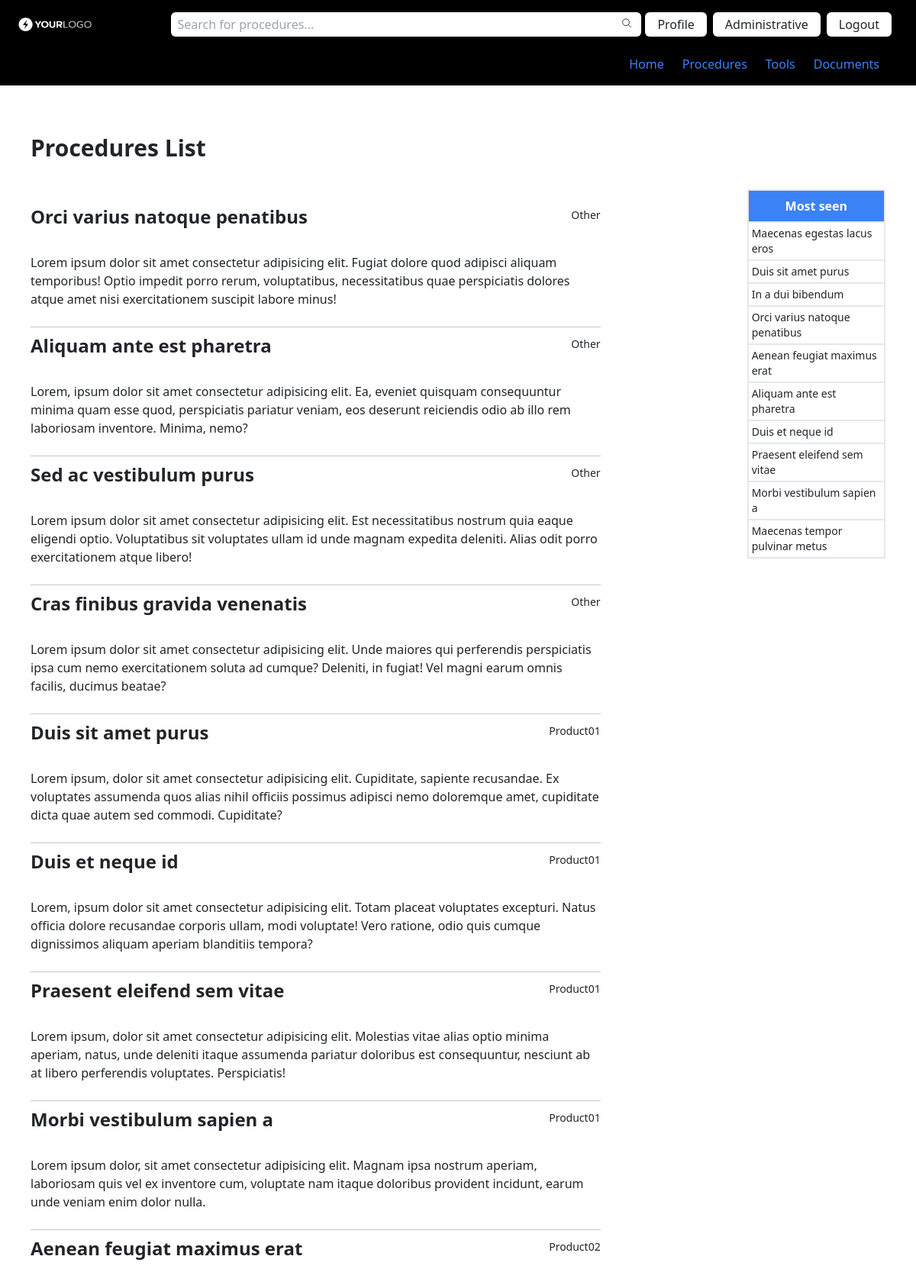
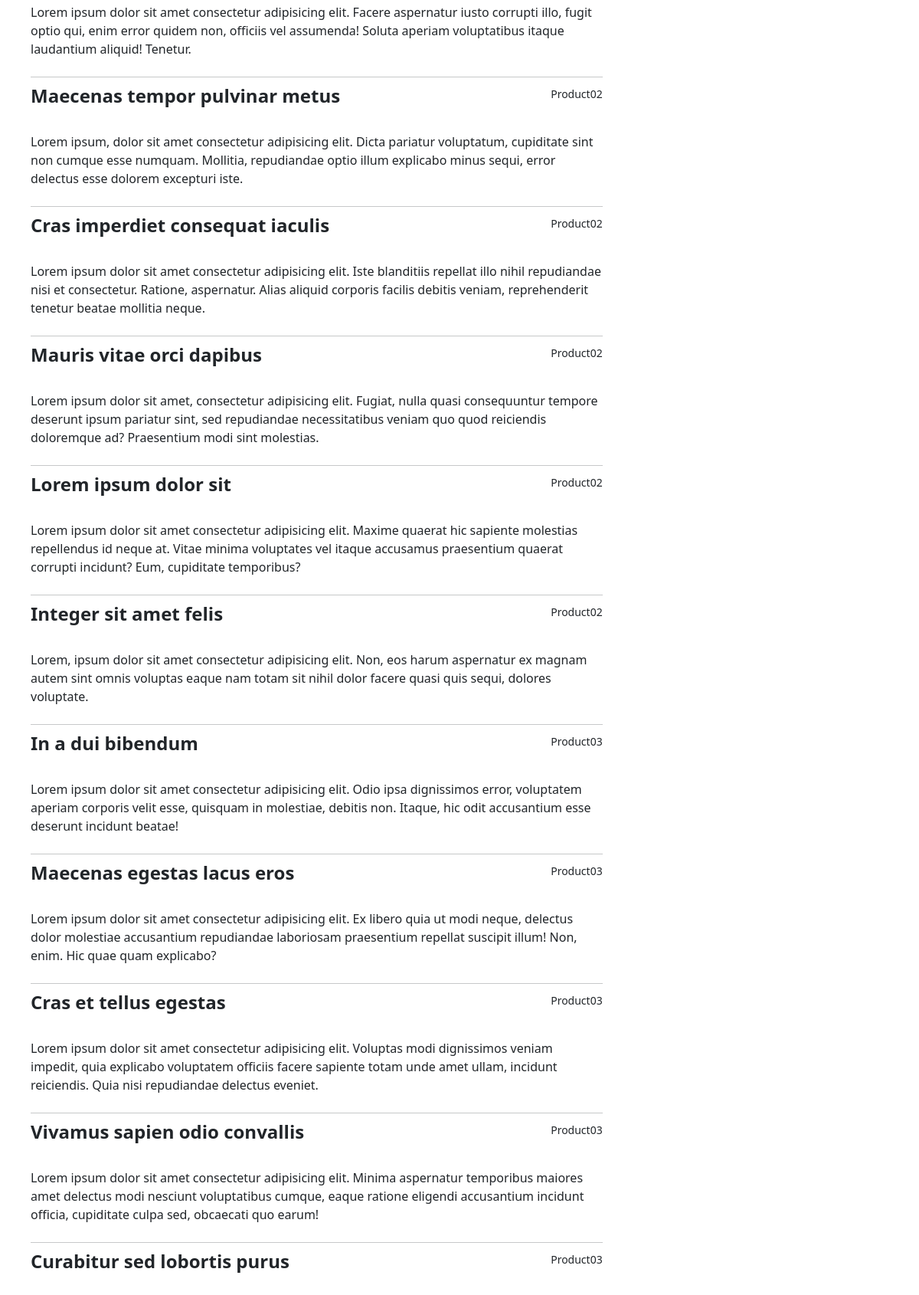
/procedimentos/ (signed in, upper part), run on the app's committed database (2 pictures, top to bottom).
### procedimento/models.py (models this page shows)
class Procedimento(models.Model):
    titulo = models.CharField(max_length=100, default='')
    subtitulo = models.TextField(max_length=1000, default='')
    descricao = RichTextUploadingField(default='')
    grupo = models.CharField(max_length=50, choices=LISTA_GRUPOS)
    ativo = models.BooleanField(default=True)
    author = models.ForeignKey(User, default=get_user_model(), on_delete=models.PROTECT, related_name='author')
    visualizacoes = models.IntegerField(default=0)
    data_criacao = models.DateTimeField(default=timezone.now)
    data_atualizacao = models.DateTimeField(auto_now=True)
    def __str__(self):
        return self.titulo

### procedimento/views.py (the view)
# urls.py: path('procedimentos/', ListaProcedimentos.as_view(), name='procedimentos'),
class ListaProcedimentos(LoginRequiredMixin, ListView):
    template_name = 'procedimentos.html'
    model = Procedimento
    def get_context_data(self, **kwargs):
        context = super(ListaProcedimentos, self).get_context_data(**kwargs)
        procedimentos = self.model.objects.order_by('grupo')
        context['procedimentos'] = procedimentos
        mais_vistos = self.model.objects.order_by('-visualizacoes')[0:10]
        context['mais_vistos'] = mais_vistos
        return context

### procedimento/templates/procedimentos.html (shortened to what this page needs)
{% extends 'base.html' %}
{% block content %}
<div class="m-10 flex flex-nowrap">
    <div class=" w-8/12">
        <div class="font-bold text-3xl py-4 mb-4">Procedures List</div>
        <ul>
            {% for procedimento in procedimentos %}
                {% if procedimento.ativo %}
                    <li class="py-2 flex flex-nowrap justify-between">
                        <a href="{% url 'procedimento:pag_proc' procedimento.pk %}" class="text-2xl font-bold">
                            {{ procedimento }}
                        </a>
                        <div class="text-sm mt-1">{{ procedimento.grupo }}</div>
                    </li>
                    <div class="py-6">
                        {{ procedimento.subtitulo }}
                    </div>
                    <hr>
                {% endif %}
            {% endfor %}
        </ul>
    </div>
    <div class="pl-48 mt-24 w-4/12">
        <ul>
            <li class="text-center text-white font-bold bg-blue-500 p-2 border-2">Most seen</li>
            {% for procedimento in mais_vistos %}
                {% if procedimento.ativo %}
                    <li class="border-b-2 border-r-2 border-l-2 p-1 text-sm"><a href="{% url 'procedimento:pag_proc' procedimento.pk %}">{{ procedimento.titulo }}</a></li>
                {% endif %}
            {% endfor %}
        </ul>
    </div>
</div>
{% endblock %}

### data on the page
Procedimento: titulo "Orci varius natoque penatibus", grupo "Other", subtitulo "Lorem ipsum dolor sit amet consectetur adipisicing elit. Fugiat dolore quod adipisci aliquam temporibus! Optio impedit porro rerum, voluptatibus, necessitatibus quae perspiciatis dolores atque amet nisi exercitationem suscipit labore minus!"
Procedimento: titulo "Aliquam ante est pharetra", grupo "Other", subtitulo "Lorem, ipsum dolor sit amet consectetur adipisicing elit. Ea, eveniet quisquam consequuntur minima quam esse quod, perspiciatis pariatur veniam, eos deserunt reiciendis odio ab illo rem laboriosam inventore. Minima, nemo?"
Procedimento: titulo "Sed ac vestibulum purus", grupo "Other", subtitulo "Lorem ipsum dolor sit amet consectetur adipisicing elit. Est necessitatibus nostrum quia eaque eligendi optio. Voluptatibus sit voluptates ullam id unde magnam expedita deleniti. Alias odit porro exercitationem atque libero!"
Procedimento: titulo "Cras finibus gravida venenatis", grupo "Other", subtitulo "Lorem ipsum dolor sit amet consectetur adipisicing elit. Unde maiores qui perferendis perspiciatis ipsa cum nemo exercitationem soluta ad cumque? Deleniti, in fugiat! Vel magni earum omnis facilis, ducimus beatae?"
Procedimento: titulo "Duis sit amet purus", grupo "Product01", subtitulo "Lorem ipsum, dolor sit amet consectetur adipisicing elit. Cupiditate, sapiente recusandae. Ex voluptates assumenda quos alias nihil officiis possimus adipisci nemo doloremque amet, cupiditate dicta quae autem sed commodi. Cupiditate?"
Procedimento: titulo "Duis et neque id", grupo "Product01", subtitulo "Lorem, ipsum dolor sit amet consectetur adipisicing elit. Totam placeat voluptates excepturi. Natus officia dolore recusandae corporis ullam, modi voluptate! Vero ratione, odio quis cumque dignissimos aliquam aperiam blanditiis tempora?"
Procedimento: titulo "Praesent eleifend sem vitae", grupo "Product01", subtitulo "Lorem ipsum, dolor sit amet consectetur adipisicing elit. Molestias vitae alias optio minima aperiam, natus, unde deleniti itaque assumenda pariatur doloribus est consequuntur, nesciunt ab at libero perferendis voluptates. Perspiciatis!"
Procedimento: titulo "Morbi vestibulum sapien a", grupo "Product01", subtitulo "Lorem ipsum dolor, sit amet consectetur adipisicing elit. Magnam ipsa nostrum aperiam, laboriosam quis vel ex inventore cum, voluptate nam itaque doloribus provident incidunt, earum unde veniam enim dolor nulla."
Procedimento: titulo "Aenean feugiat maximus erat", grupo "Product02", subtitulo "Lorem ipsum dolor sit amet consectetur adipisicing elit. Facere aspernatur iusto corrupti illo, fugit optio qui, enim error quidem non, officiis vel assumenda! Soluta aperiam voluptatibus itaque laudantium aliquid! Tenetur."
Procedimento: titulo "Maecenas tempor pulvinar metus", grupo "Product02", subtitulo "Lorem ipsum, dolor sit amet consectetur adipisicing elit. Dicta pariatur voluptatum, cupiditate sint non cumque esse numquam. Mollitia, repudiandae optio illum explicabo minus sequi, error delectus esse dolorem excepturi iste."
Procedimento: titulo "Cras imperdiet consequat iaculis", grupo "Product02", subtitulo "Lorem ipsum dolor sit amet consectetur adipisicing elit. Iste blanditiis repellat illo nihil repudiandae nisi et consectetur. Ratione, aspernatur. Alias aliquid corporis facilis debitis veniam, reprehenderit tenetur beatae mollitia neque."
Procedimento: titulo "Mauris vitae orci dapibus", grupo "Product02", subtitulo "Lorem ipsum dolor sit amet, consectetur adipisicing elit. Fugiat, nulla quasi consequuntur tempore deserunt ipsum pariatur sint, sed repudiandae necessitatibus veniam quo quod reiciendis doloremque ad? Praesentium modi sint molestias."
Procedimento: titulo "Lorem ipsum dolor sit", grupo "Product02", subtitulo "Lorem ipsum dolor sit amet consectetur adipisicing elit. Maxime quaerat hic sapiente molestias repellendus id neque at. Vitae minima voluptates vel itaque accusamus praesentium quaerat corrupti incidunt? Eum, cupiditate temporibus?"
Procedimento: titulo "Integer sit amet felis", grupo "Product02", subtitulo "Lorem, ipsum dolor sit amet consectetur adipisicing elit. Non, eos harum aspernatur ex magnam autem sint omnis voluptas eaque nam totam sit nihil dolor facere quasi quis sequi, dolores voluptate."
Procedimento: titulo "In a dui bibendum", grupo "Product03", subtitulo "Lorem ipsum dolor sit amet consectetur adipisicing elit. Odio ipsa dignissimos error, voluptatem aperiam corporis velit esse, quisquam in molestiae, debitis non. Itaque, hic odit accusantium esse deserunt incidunt beatae!"
Procedimento: titulo "Maecenas egestas lacus eros", grupo "Product03", subtitulo "Lorem ipsum dolor sit amet consectetur adipisicing elit. Ex libero quia ut modi neque, delectus dolor molestiae accusantium repudiandae laboriosam praesentium repellat suscipit illum! Non, enim. Hic quae quam explicabo?"
Procedimento: titulo "Cras et tellus egestas", grupo "Product03", subtitulo "Lorem ipsum dolor sit amet consectetur adipisicing elit. Voluptas modi dignissimos veniam impedit, quia explicabo voluptatem officiis facere sapiente totam unde amet ullam, incidunt reiciendis. Quia nisi repudiandae delectus eveniet."
Procedimento: titulo "Vivamus sapien odio convallis", grupo "Product03", subtitulo "Lorem ipsum dolor sit amet consectetur adipisicing elit. Minima aspernatur temporibus maiores amet delectus modi nesciunt voluptatibus cumque, eaque ratione eligendi accusantium incidunt officia, cupiditate culpa sed, obcaecati quo earum!"
Procedimento: titulo "Curabitur sed lobortis purus", grupo "Product03"
